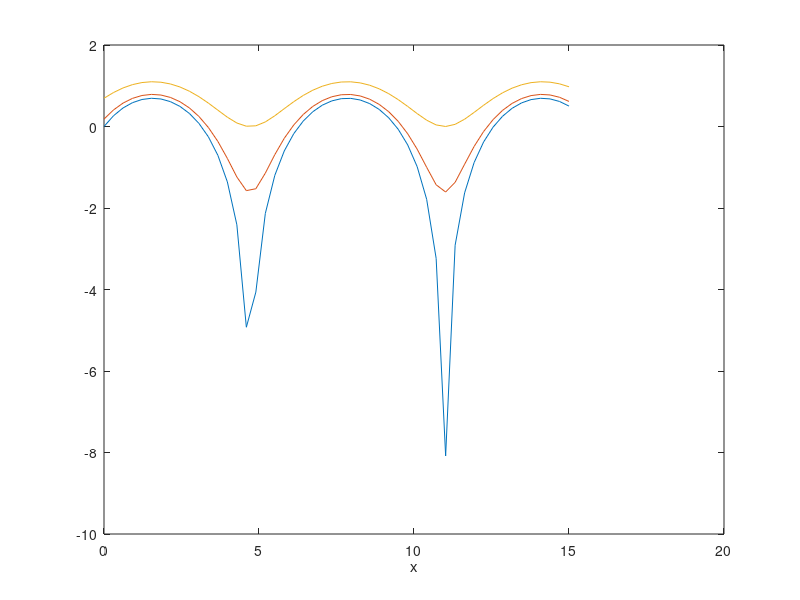

MATLAB code to generate this figure: (Note: this script raises an error after producing the figure.)
%Brian Ibitoye, 21085455

b = [1 1.2 2]';
x = linspace(0,15,50);
f = @(x,b) log(b+sin(x))

plot(x, f(x,b))
xlabel("x")
ylabel("f(x," + num2str(b)+ ")", "Rotation", 0)
legend("b = 1", "b = 1.2", "b = 2")